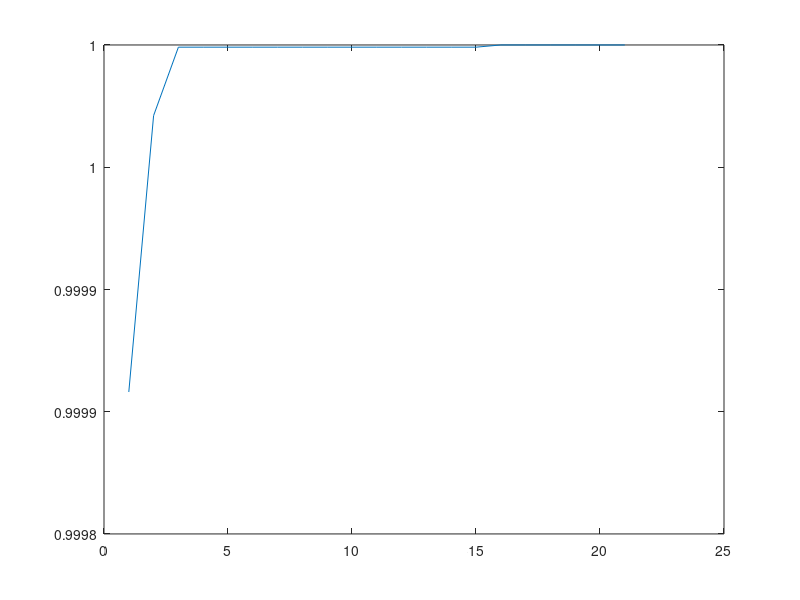

MATLAB code to generate this figure:
clear all;
close all;
clc;
w = 0.5 ; %Inertial Weight
c1 = 2.05 ; %Constants
c2 = c1 ;
number_of_particles = 50 ;
%Function = sin (x)
%Finding minimum
x_min = 0 ; %Minimum position
x_max = 2 * pi ; %Maximum position
x = rand (1 , number_of_particles) .* (x_max - x_min) + x_min ; %Generating random particles
v_min = 0 ; %Minimum velocity
v_max = 1 ; %Maximum velocity
v = rand (1 , number_of_particles) .* (v_max - v_min) + v_min ; %Giving random velocities
p_best = x ; %At t = 0, all particles are at a personal best
proximity = sin (x) ;
g_best = max (proximity) ; %As minimum is being found, g_best is the partcle having least value
for i = 1 : 20
    for j = 1 : number_of_particles
        v (1,j) = w .* v (1,j) + c1 .* rand (1) .* (p_best (1,j) - x (1,j)) + c2 .* rand(1) .* (g_best (1,end) - x (1,j)) ; %Velocity update
        x = x + v ; %Postion update
        for j = 1 : number_of_particles
            if x (j) > x_max
                x (j) = x_max ;
            elseif x (j) < x_min
                x (j) = x_min ;
            end
            if sin (x (j)) > sin (p_best (j))
                p_best (j) = x(j);
            end
        end
    end
    proximity = sin (p_best) ;
    g_best (i + 1) = max (proximity) ;
end
plot (g_best) ;